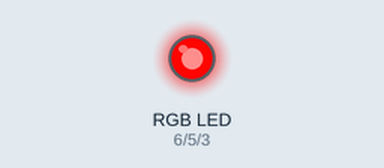
Recording of a sketch running on a simulated Arduino Uno, built with avr-gcc and run on an emulated ATmega328P. On the bench: an RGB LED mixed from three pins (HIGH = lit). Dim RGB values are drawn brighter than linear.

Above: at 0.05 s.
At 1.3 s:
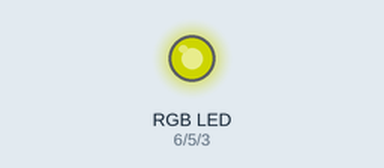
At 1.9 s:
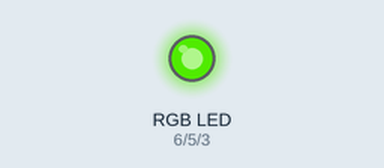
At 2.55 s:
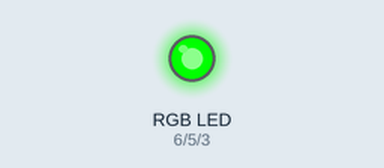
At 3.8 s:
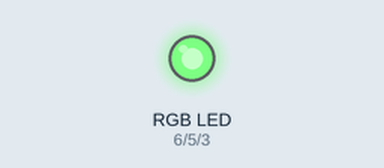
At 5.1 s:
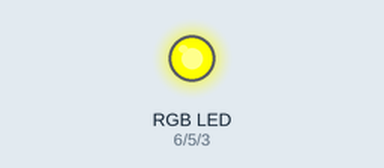
Timing chart, 0 to 6.6 s (numbered marks = the images above):
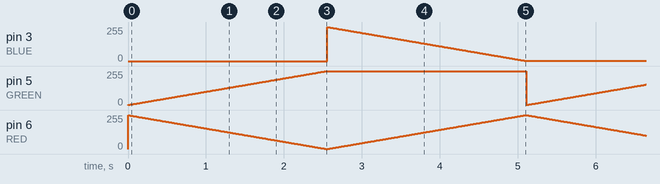

The sketch:

RGB_LED.ino
```cpp
//Define Pins
#define BLUE 3
#define GREEN 5
#define RED 6


void setup()
{
pinMode(RED, OUTPUT);
pinMode(GREEN, OUTPUT);
pinMode(BLUE, OUTPUT);
digitalWrite(RED, HIGH);
digitalWrite(GREEN, LOW);
digitalWrite(BLUE, LOW);
}

//Define Variables
int redValue;
int greenValue;
int blueValue;

// main loop
void loop()
{
#define delayTime 10 // fading time between colours

redValue = 255; // choose a value between 1 and 255 to change the colour
greenValue = 0;
blueValue = 0;

for(int i = 0; i < 255; i += 1) // fades out red bring green full when i=255
{
redValue -= 1;
greenValue += 1;
analogWrite(RED, redValue);
analogWrite(GREEN, greenValue);
delay(delayTime);
}

redValue = 0;
greenValue = 255;
blueValue = 0;

for(int i = 0; i < 255; i += 1) // fades out green bring blue full when i=255
{
blueValue -= 1;
redValue += 1;
analogWrite(BLUE, blueValue);
analogWrite(RED, redValue);
delay(delayTime);
}
}
```

Measured:
- by itself, pin 3 (BLUE): ramps from 255/255 to 1/255 and jumps back, once every 5.1 s
- by itself, pin 5 (GREEN): ramps from 1/255 to 255/255 and jumps back, once every 5.1 s
